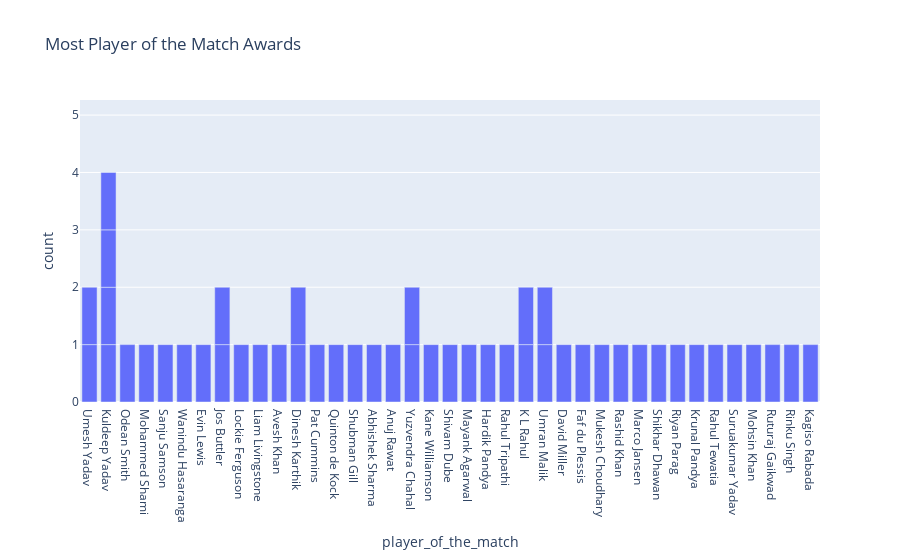

Notebook source saved alongside this figure:
### Markdown cell above
## Now let’s have a look at the most player of the match awards till now in IPL 2022:

### Code cell
figure = px.bar(data, x='player_of_the_match',title='Most Player of the Match Awards ')
figure.show()

### Figure 1 — Plotly figure (JSON) as saved in the notebook; plotly's stock layout.template omitted (floating-point values rounded to 4 significant figures)
{"data": [{"hovertemplate": "player_of_the_match=%{x}<br>count=%{y}<extra></extra>", "legendgroup": "", "marker": {"color": "#636efa", "pattern": {"shape": ""}}, "name": "", "orientation": "v", "showlegend": false, "textposition": "auto", "type": "bar", "x": ["Umesh Yadav", "Kuldeep Yadav", "Odean Smith", "Mohammed Shami", "Sanju Samson", "Wanindu Hasaranga", "Evin Lewis", "Umesh Yadav", "Jos Buttler", "Lockie Ferguson", "Liam Livingstone", "Avesh Khan", "Dinesh Karthik", "Pat Cummins", "Quinton de Kock", "Shubman Gill", "Abhishek Sharma", "Anuj Rawat", "Kuldeep Yadav", "Yuzvendra Chahal", "Kane Williamson", "Shivam Dube", "Mayank Agarwal", "Hardik Pandya", "Rahul Tripathi", "K L Rahul", "Dinesh Karthik", "Umran Malik", "David Miller", "Yuzvendra Chahal", "Faf du Plessis", "Kuldeep Yadav", "Mukesh Choudhary", "Jos Buttler", "Rashid Khan", "Marco Jansen", "K L Rahul", "Shikhar Dhawan", "Riyan Parag", "Umran Malik", "Kuldeep Yadav", "Krunal Pandya", "Rahul Tewatia", "Suruakumar Yadav", "Mohsin Khan", "Ruturaj Gaikwad", "Rinku Singh", "Kagiso Rabada", null, null, null, null, null], "xaxis": "x", "y": [1, 1, 1, 1, 1, 1, 1, 1, 1, 1, 1, 1, 1, 1, 1, 1, 1, 1, 1, 1, 1, 1, 1, 1, 1, 1, 1, 1, 1, 1, 1, 1, 1, 1, 1, 1, 1, 1, 1, 1, 1, 1, 1, 1, 1, 1, 1, 1, 1, 1, 1, 1, 1], "yaxis": "y"}], "layout": {"barmode": "relative", "legend": {"tracegroupgap": 0}, "title": {"text": "Most Player of the Match Awards "}, "xaxis": {"anchor": "y", "domain": [0, 1], "title": {"text": "player_of_the_match"}}, "yaxis": {"anchor": "x", "domain": [0, 1], "title": {"text": "count"}}}}
